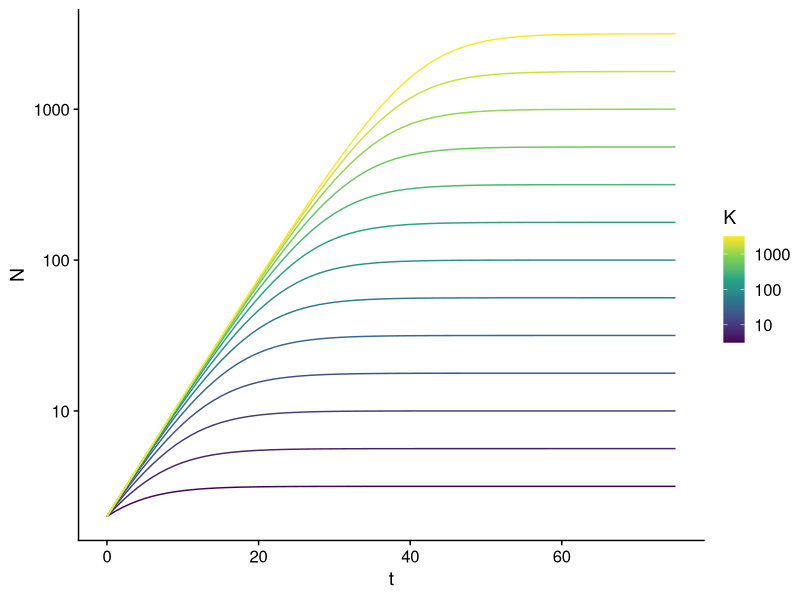
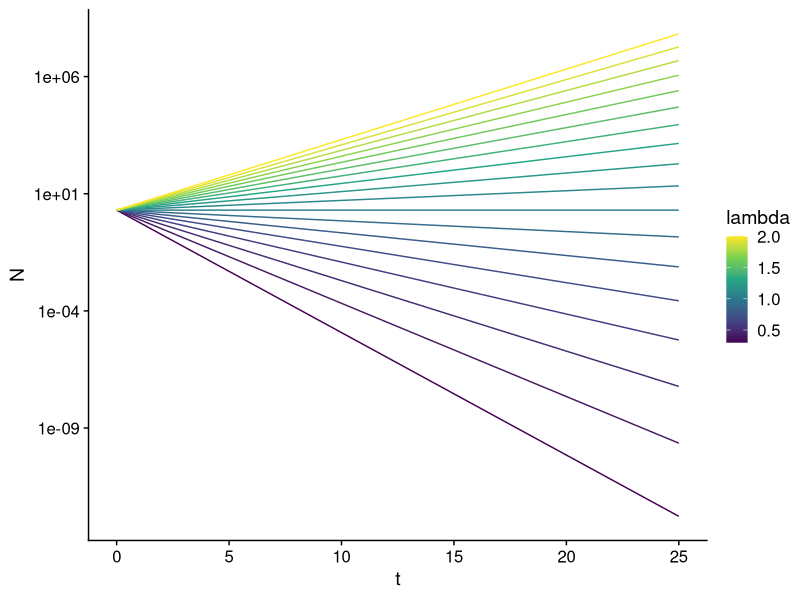
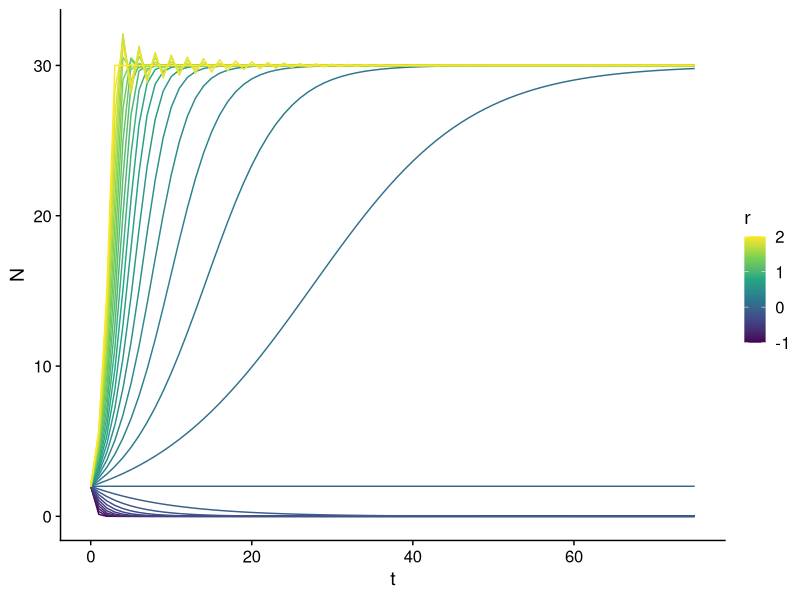

Source code (R) for these figures, in order:
# Discrete logistic growth
library(purrr)
library(dplyr)
library(ggplot2)
library(cowplot)
# Set plotting defaults to something less ugly
theme_set(theme_cowplot()) 

# A single time step of logistic growth
logistic_step = function(N, r = 0.2, K = 30, ...) {
  N + N *r * (1 - N/K)
}
exponential_step = function(N, lambda = 1.2, ...) {
  N * lambda
}
# Run one of these step functions for a recursive sequence; 
# define parameters with ...
recursive_sequence = function(.func, gens = 75, N_0 = 2, ...) {

  # Wrap .func in a helper function that works with purrr::accumulate
  helper_func = function(N_prev, t) {
    .func(N_prev,...)
  }
  
  times = seq_len(gens)
  # accumulate() takes iterates over a function, taking the output 
    # as the first argument of the next iteration
  Ns = accumulate(times, # iterate over time
                  .f = helper_func, # the function
                  .init = N_0) # Starting value
  # Put output in a data frame
  tibble(N = Ns, 
         t = c(0, times), # times doesn't include a spot for the initial value of 0
         ...)
}

lambda_range = seq(.3, 2, by = .1)

# run logistic sequence for each value of lambda_range, 
# return results as data frame
exp_lambda_results = map_dfr(lambda_range, 
        ~recursive_sequence(.func = exponential_step, lambda = .x, , gens = 25))


# range of r values to test
r_range = seq(-1, 2, by = .1)
logistic_r_results = map_dfr(r_range,
                             ~recursive_sequence(.func = logistic_step,
                                                 r = .x))
K_range = 10^seq(0.5, 3.5, by = .25)
logistic_k_results = map_dfr(K_range,
                             ~recursive_sequence(.func = logistic_step,
                                                 K = .x))

# Plots
lambda_plot = ggplot(exp_lambda_results) + 
  # N as a function of t, grouped and colored by lambda
  aes(x = t, y = N, group = lambda, color = lambda) + 
  # line plots
  geom_line() + 
  # with pretty colors
  scale_color_viridis_c() + 
  scale_y_log10()

K_plot = ggplot(logistic_k_results) + 
  aes(x = t, y = N, group = K, color = K) + 
  geom_line() + 
  scale_color_viridis_c(trans = "log10") + 
  scale_y_log10()
r_plot = ggplot(logistic_r_results) + 
  aes(x = t, y = N, group = r, color = r) + 
  geom_line() + 
  scale_color_viridis_c()
  
